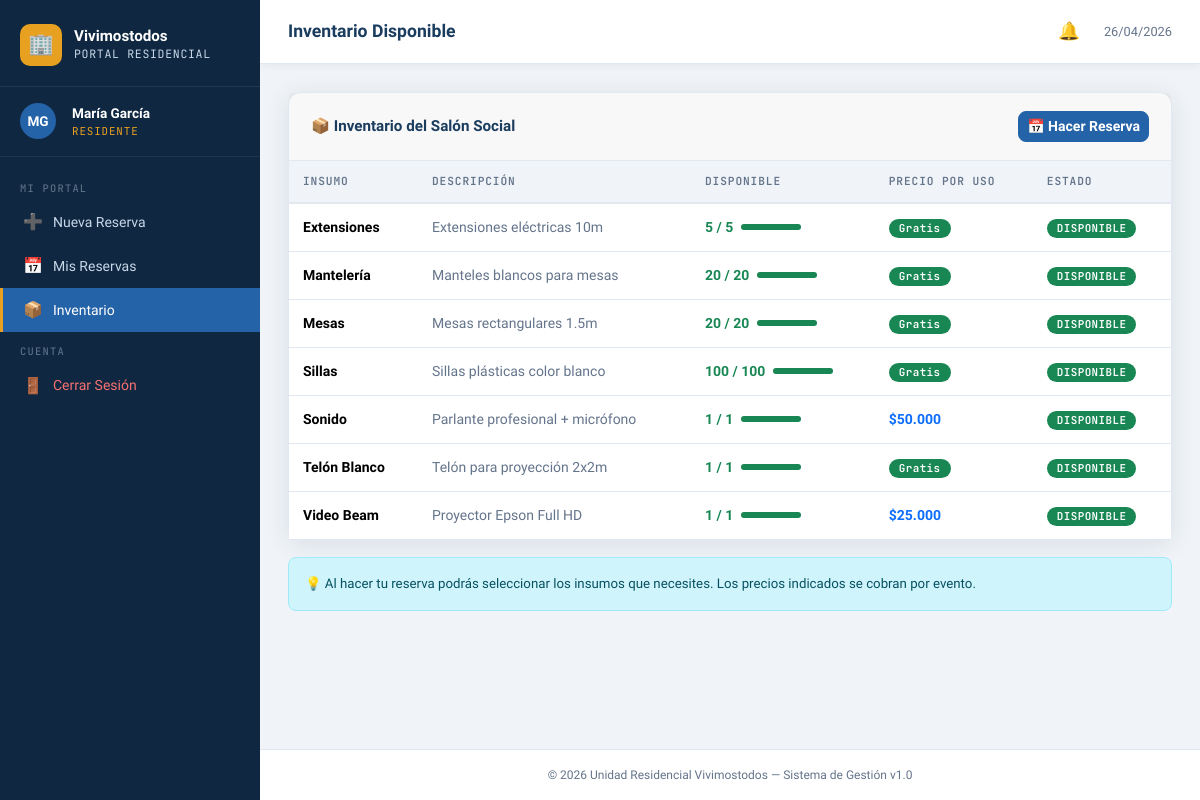
The app's page /residente/inventario.php (signed in) with its own data.
### tables this page shows
CREATE TABLE IF NOT EXISTS inventario (
    id_insumo           INT AUTO_INCREMENT PRIMARY KEY,
    nombre              VARCHAR(100) NOT NULL,
    descripcion         TEXT,
    cantidad_total      INT NOT NULL,
    cantidad_disponible INT NOT NULL,
    precio_unitario     DECIMAL(10,2) DEFAULT 0,
    estado              ENUM('DISPONIBLE','NO DISPONIBLE') DEFAULT 'DISPONIBLE'
);

### config/functions.php (called while the page is built, shortened)
<?php
function sanitize(string $str): string {
    return htmlspecialchars(trim($str), ENT_QUOTES, 'UTF-8');
}
function formatMoneda(float $monto): string {
    return '$' . number_format($monto, 0, ',', '.');
}

### residente/inventario.php (the view, shortened to what this page needs)
<?php
require_once 'C:\xampp\htdocs\vivimostodos/config/functions.php';
$db = getDB();
$insumos = $db->query("SELECT * FROM inventario ORDER BY nombre")->fetchAll();
include 'C:/xampp/htdocs/vivimostodos/includes/header.php';
include 'C:/xampp/htdocs/vivimostodos/includes/sidebar.php';
?>
<div class="card animate-in">
    <div class="card-header">
        <h5>📦 Inventario del Salón Social</h5>
        <a href="reservar.php" class="btn btn-sm btn-primary">📅 Hacer Reserva</a>
    </div>
    <div class="card-body p-0">
        <div class="table-responsive">
            <table class="table mb-0">
                <thead>
                    <tr><th>Insumo</th><th>Descripción</th><th>Disponible</th><th>Precio por uso</th><th>Estado</th></tr>
                </thead>
                <tbody>
                <?php foreach ($insumos as $i):
                    $pct = $i['cantidad_total'] > 0 ? ($i['cantidad_disponible']/$i['cantidad_total'])*100 : 0;
                ?>
                <tr>
                    <td><strong><?= sanitize($i['nombre']) ?></strong></td>
                    <td style="color:var(--text-muted)"><?= sanitize($i['descripcion']) ?></td>
                    <td>
                        <div class="d-flex align-items-center gap-2">
                            <span class="fw-bold <?= $pct < 20 ? 'text-danger' : ($pct < 60 ? 'text-warning' : 'text-success') ?>">
                                <?= $i['cantidad_disponible'] ?> / <?= $i['cantidad_total'] ?>
                            </span>
                            <div class="progress" style="height:6px;width:60px;flex-shrink:0">
                                <div class="progress-bar bg-<?= $pct < 20 ? 'danger' : ($pct < 60 ? 'warning' : 'success') ?>" style="width:<?= $pct ?>%"></div>
                            </div>
                        </div>
                    </td>
                    <td>
                        <?php if ($i['precio_unitario'] > 0): ?>
                        <span class="fw-bold text-primary"><?= formatMoneda((float)$i['precio_unitario']) ?></span>
                        <?php else: ?>
                        <span class="badge bg-success">Gratis</span>
                        <?php endif; ?>
                    </td>
                    <td>
                        <span class="badge bg-<?= $i['estado']==='DISPONIBLE' ? 'success' : 'danger' ?>"><?= $i['estado'] ?></span>
                    </td>
                </tr>
                <?php endforeach; ?>
                </tbody>
            </table>
        </div>
    </div>
</div>
<div class="alert alert-info mt-3" style="font-size:.83rem">
    💡 Al hacer tu reserva podrás seleccionar los insumos que necesites. Los precios indicados se cobran por evento.
</div>
<?php include 'C:/xampp/htdocs/vivimostodos/includes/footer.php'; ?>

### assets/css/style.css (style rules this page uses)
:root { --primary: #1a3c5e; --primary-light: #2563a8; --accent: #e8a020; --accent-light: #f5c842; --success: #16a34a; --danger: #dc2626; --warning: #d97706; --info: #0891b2; --bg: #f0f4f8; --bg-card: #ffffff; --sidebar-bg: #0f2740; --sidebar-text: #c8d8e8; --sidebar-hover: #1a3c5e; --sidebar-active:#2563a8; --text: #1e293b; --text-muted: #64748b; --border: #e2e8f0; --shadow: 0 4px 24px rgba(15,39,64,0.10); --shadow-lg: 0 8px 40px rgba(15,39,64,0.16); --radius: 12px; --radius-sm: 8px; --font: 'Sora', sans-serif; --font-mono: 'JetBrains Mono', monospace; }
* { box-sizing: border-box; margin: 0; padding: 0; }
body { font-family: var(--font); background: var(--bg); color: var(--text); min-height: 100vh; font-size: 0.92rem; }
.card { background: var(--bg-card); border: 1px solid var(--border); border-radius: var(--radius); box-shadow: var(--shadow); }
.card-header { padding: 18px 22px; border-bottom: 1px solid var(--border); display: flex; align-items: center; justify-content: space-between; flex-wrap: wrap; gap: 10px; }
.card-header h5 { font-size: 0.95rem; font-weight: 700; color: var(--primary); margin: 0; }
.card-body { padding: 22px; }
.btn { font-family: var(--font); font-weight: 600; border-radius: var(--radius-sm); font-size: 0.875rem; transition: all .2s; }
.btn-primary { background: var(--primary-light); border-color: var(--primary-light); }
.table { font-size: 0.875rem; }
.table th { background: var(--bg); color: var(--text-muted); font-size: 0.7rem; font-family: var(--font-mono); text-transform: uppercase; letter-spacing: .08em; font-weight: 600; border-bottom: 2px solid var(--border); padding: 12px 14px; }
.table td { padding: 13px 14px; vertical-align: middle; border-color: var(--border); }
.badge { font-family: var(--font-mono); font-size: 0.68rem; letter-spacing: .04em; padding: 4px 10px; border-radius: 20px; font-weight: 600; }
.alert { border-radius: var(--radius-sm); font-size: 0.875rem; }
.animate-in { animation: fadeInUp .35s ease both; }

### records on screen
inventario: nombre "Extensiones", descripcion "Extensiones eléctricas 10m", cantidad_disponible "5", cantidad_total "5", precio_unitario "Gratis", estado "DISPONIBLE"
inventario: nombre "Mantelería", descripcion "Manteles blancos para mesas", cantidad_disponible "20", cantidad_total "20", precio_unitario "Gratis", estado "DISPONIBLE"
inventario: nombre "Mesas", descripcion "Mesas rectangulares 1.5m", cantidad_disponible "20", cantidad_total "20", precio_unitario "Gratis", estado "DISPONIBLE"
inventario: nombre "Sillas", descripcion "Sillas plásticas color blanco", cantidad_disponible "100", cantidad_total "100", precio_unitario "Gratis", estado "DISPONIBLE"
inventario: nombre "Sonido", descripcion "Parlante profesional + micrófono", cantidad_disponible "1", cantidad_total "1", precio_unitario "$50.000", estado "DISPONIBLE"
inventario: nombre "Telón Blanco", descripcion "Telón para proyección 2x2m", cantidad_disponible "1", cantidad_total "1", precio_unitario "Gratis", estado "DISPONIBLE"
inventario: nombre "Video Beam", descripcion "Proyector Epson Full HD", cantidad_disponible "1", cantidad_total "1", precio_unitario "$25.000", estado "DISPONIBLE"

### other values on screen
$initials "MG"
$user['nombre'] "María"
$user['apellido'] "García"
$rol "RESIDENTE"
$pageTitle "Inventario Disponible"
